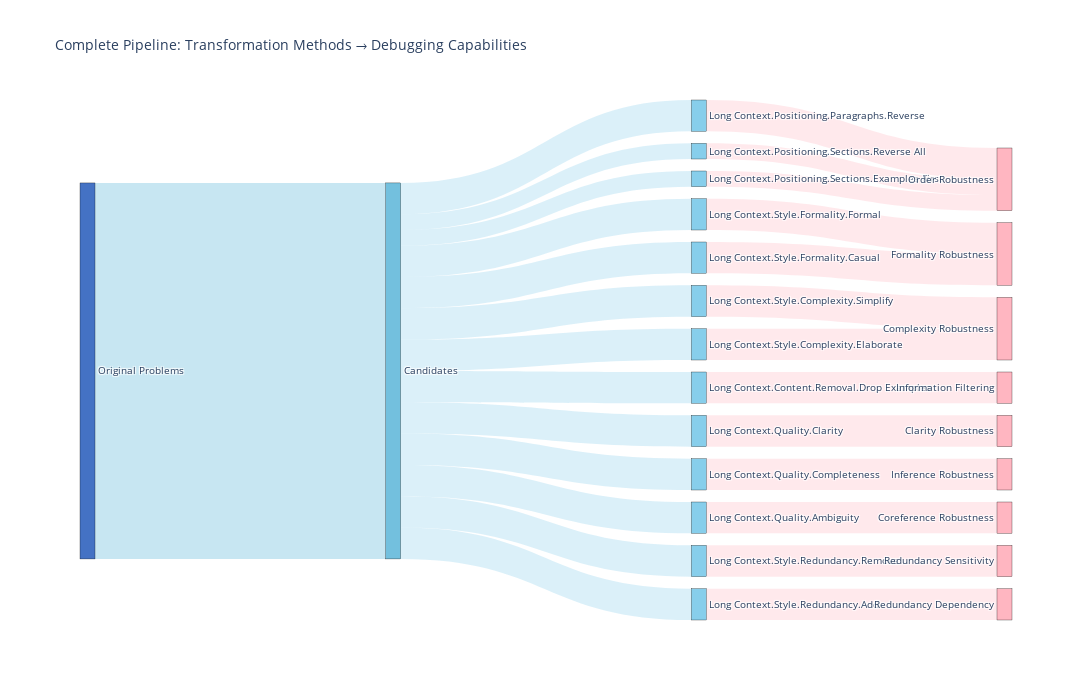

Source (notebook cell):
### Code cell
# Optional: Sankey Flow Diagram (Alternative View)
# Shows transformation flow from problems through methods to capabilities
try:
    from benchdrift.pipeline.sankey_visualizer import Visualizer
    
    sankey_viz = Visualizer(df)
    sankey_viz.display_sankey(
        title="Transformation Flow: Methods → Debugging Capabilities",
        width=1200,
        height=700,
        top_debug_caps=10
    )
    print("🎯 Sankey diagram provides complementary flow visualization")
except ImportError:
    print("ℹ️  Sankey diagram requires plotly (optional)")
    print("   Main comprehensive analysis above is sufficient for publication")
except Exception as e:
    print(f"ℹ️  Sankey visualization skipped: {str(e)[:80]}")
    print("   Main comprehensive analysis above shows all key results")

### Figure 1 — Plotly figure (JSON) as saved in the notebook; plotly's stock layout.template omitted (floating-point values rounded to 4 significant figures)
{"data": [{"link": {"color": ["rgba(115, 192, 222, 0.4)", "rgba(135, 206, 235, 0.3)", "rgba(135, 206, 235, 0.3)", "rgba(135, 206, 235, 0.3)", "rgba(135, 206, 235, 0.3)", "rgba(135, 206, 235, 0.3)", "rgba(135, 206, 235, 0.3)", "rgba(135, 206, 235, 0.3)", "rgba(135, 206, 235, 0.3)", "rgba(135, 206, 235, 0.3)", "rgba(135, 206, 235, 0.3)", "rgba(135, 206, 235, 0.3)", "rgba(135, 206, 235, 0.3)", "rgba(135, 206, 235, 0.3)", "rgba(255, 182, 193, 0.3)", "rgba(255, 182, 193, 0.3)", "rgba(255, 182, 193, 0.3)", "rgba(255, 182, 193, 0.3)", "rgba(255, 182, 193, 0.3)", "rgba(255, 182, 193, 0.3)", "rgba(255, 182, 193, 0.3)", "rgba(255, 182, 193, 0.3)", "rgba(255, 182, 193, 0.3)", "rgba(255, 182, 193, 0.3)", "rgba(255, 182, 193, 0.3)", "rgba(255, 182, 193, 0.3)", "rgba(255, 182, 193, 0.3)"], "source": [0, 1, 1, 1, 1, 1, 1, 1, 1, 1, 1, 1, 1, 1, 2, 3, 4, 5, 6, 7, 8, 9, 10, 11, 12, 13, 14], "target": [1, 2, 3, 4, 5, 6, 7, 8, 9, 10, 11, 12, 13, 14, 15, 18, 19, 20, 21, 22, 23, 16, 16, 17, 17, 15, 15], "value": [24, 2, 2, 2, 2, 2, 2, 2, 2, 2, 2, 2, 1, 1, 2, 2, 2, 2, 2, 2, 2, 2, 2, 2, 2, 1, 1]}, "node": {"color": ["#4472C4", "#73C0DE", "#87CEEB", "#87CEEB", "#87CEEB", "#87CEEB", "#87CEEB", "#87CEEB", "#87CEEB", "#87CEEB", "#87CEEB", "#87CEEB", "#87CEEB", "#87CEEB", "#87CEEB", "#FFB6C1", "#FFB6C1", "#FFB6C1", "#FFB6C1", "#FFB6C1", "#FFB6C1", "#FFB6C1", "#FFB6C1", "#FFB6C1"], "label": ["Original Problems", "Candidates", "Long Context.Positioning.Paragraphs.Reverse", "Long Context.Content.Removal.Drop Examples", "Long Context.Quality.Clarity", "Long Context.Quality.Completeness", "Long Context.Quality.Ambiguity", "Long Context.Style.Redundancy.Remove", "Long Context.Style.Redundancy.Add", "Long Context.Style.Formality.Formal", "Long Context.Style.Formality.Casual", "Long Context.Style.Complexity.Simplify", "Long Context.Style.Complexity.Elaborate", "Long Context.Positioning.Sections.Reverse All", "Long Context.Positioning.Sections.Examples First", "Order Robustness", "Formality Robustness", "Complexity Robustness", "Information Filtering", "Clarity Robustness", "Inference Robustness", "Coreference Robustness", "Redundancy Sensitivity", "Redundancy Dependency"], "line": {"color": "black", "width": 0.3}, "pad": 12, "thickness": 15}, "type": "sankey"}], "layout": {"font": {"size": 10}, "height": 700, "title": {"text": "Complete Pipeline: Transformation Methods → Debugging Capabilities"}, "width": 1200}}
